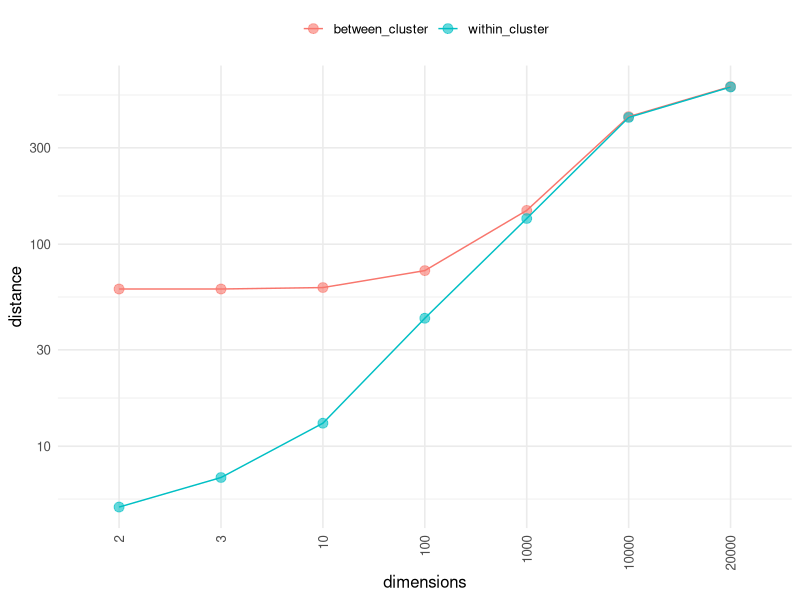
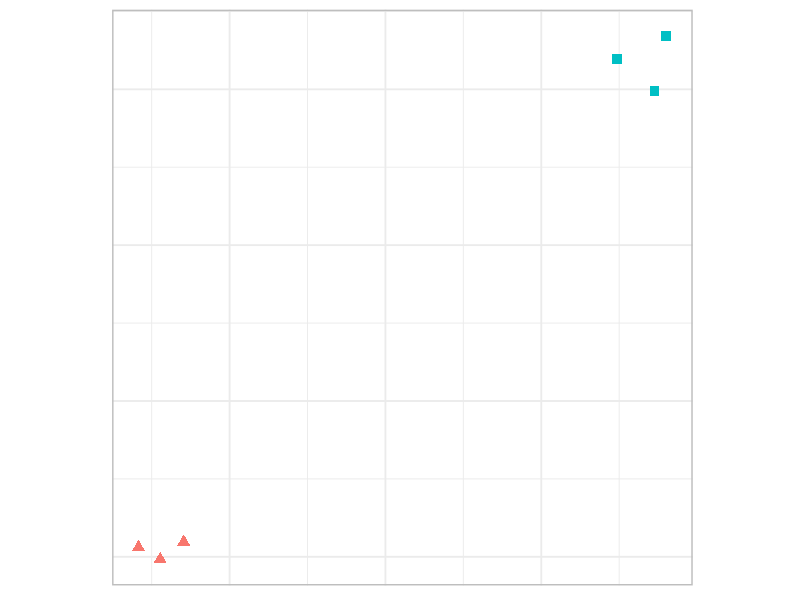
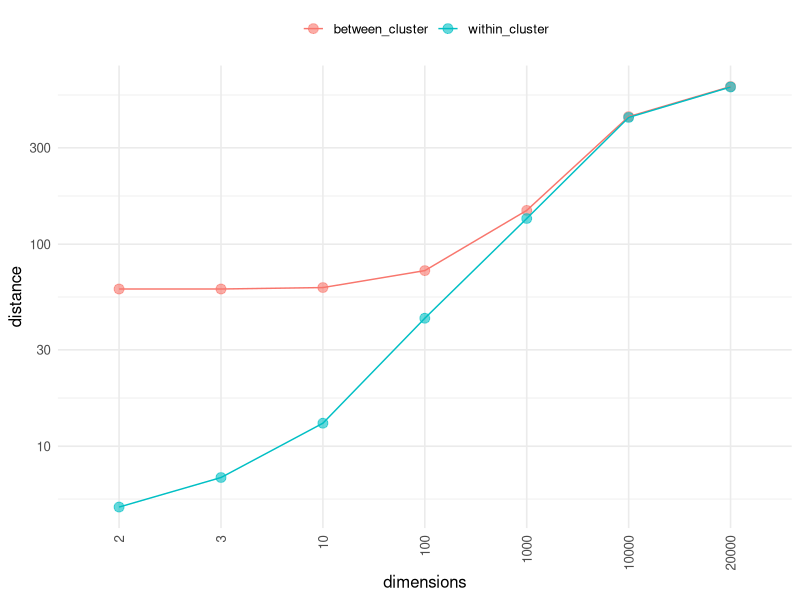
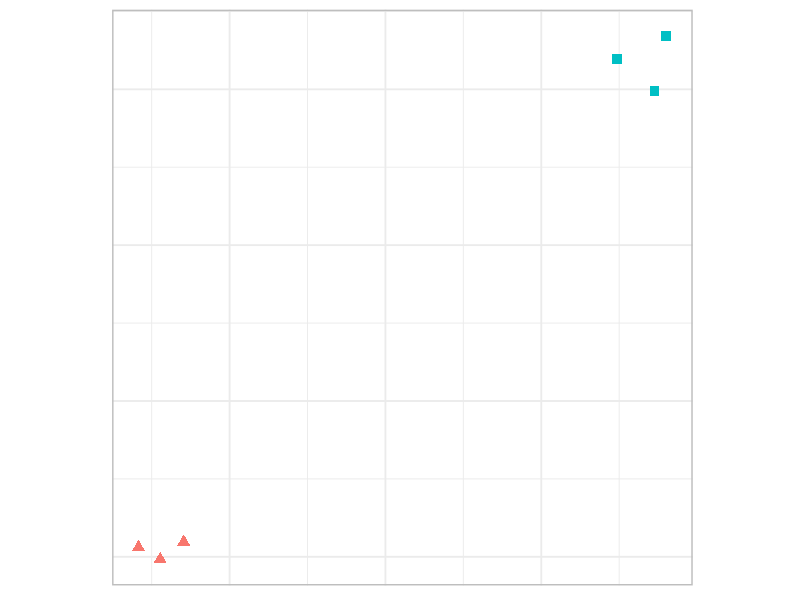

Write the R code that produced these figures, in order.
# ----------------------------------------------------------
# Creates two plots to demonstrate the curse of dimensionality

library(dplyr)
library(tidyr)
library(ggplot2)
library(here)

# ----------------------------------------------------------
# Simulate clusters with distinctly different distances between vs within
# and interatively increase the dimensionality to show how
# the notion of distance falls apart in higher dimensions.

set.seed(42)

# Parameters
dims <- c(2, 3, 10, 100, 1000, 10000, 20000)
n_per_cluster <- 3
cluster_offset <- 60     # separation between cluster centers (in 1st dimension)
cluster_sd <- 3          # standard deviation of each cluster
n_replicates <- 100      # number of random runs per dimension

# Function to simulate two clusters and compute mean distances
simulate_two_clusters <- function(dim) {
  # Generate two Gaussian clusters
  cluster1 <- matrix(rnorm(n_per_cluster * dim, mean = 0, sd = cluster_sd),
                     n_per_cluster, dim)
  cluster2 <- matrix(rnorm(n_per_cluster * dim, mean = 0, sd = cluster_sd),
                     n_per_cluster, dim)
  
  # Offset the second cluster in the first coordinate
  cluster2[, 1] <- cluster2[, 1] + cluster_offset
  
  # Combine and label clusters
  all_points <- rbind(cluster1, cluster2)
  clusters <- rep(c("Cluster1", "Cluster2"), each = n_per_cluster)

  # Compute all pairwise distances
  pairwise <- expand_grid(i = 1:nrow(all_points), j = 1:nrow(all_points)) %>%
    filter(i < j) %>%
    mutate(
      dist = sqrt(rowSums((all_points[i, ] - all_points[j, ])^2)),
      same_cluster = clusters[i] == clusters[j]
    )
  
  # Return mean distances
  tibble(
    Mean_within = mean(pairwise$dist[pairwise$same_cluster]),
    Mean_between = mean(pairwise$dist[!pairwise$same_cluster])
  )
}

# Run simulation: 100 replicates per dimension
results <- expand_grid(Dimension = dims, Replicate = 1:n_replicates) %>%
  rowwise() %>%
  mutate(vals = list(simulate_two_clusters(Dimension))) %>%
  unnest(cols = c(vals)) %>%
  group_by(Dimension) %>%
  summarise(
    avg_dist_within_cluster = round(mean(Mean_within),0),
#    SD_within = sd(Mean_within),
    avg_dist_between_cluster = round(mean(Mean_between),0),
#    SD_between = sd(Mean_between),
    ratio = round(100 *mean(Mean_within / Mean_between),0)
  )

# Show final summary
print(results)

results %>%
  rename(between_cluster = avg_dist_between_cluster,
         within_cluster = avg_dist_within_cluster) %>% 
  mutate(dimension_f = factor(Dimension)) %>%
  select(dimension_f, between_cluster, within_cluster) %>% 
  pivot_longer(cols=-dimension_f, names_to='metric', values_to='dist') %>% 
  ggplot(aes(x = dimension_f, y = dist, group = metric, color = metric)) +
  geom_point(size=3, alpha=0.6) +
  geom_line() +
  theme_minimal(base_size = 12) + 
  theme(axis.text.x = element_text(angle = 90, vjust = 0.5, hjust=1), 
        legend.title = element_blank(), 
        legend.position = 'top') +
  labs(y='distance', x='dimensions') +
  scale_y_log10()

ggsave(filename=here('source/images/clusters_faq/curse_of_dimensionality.png'), 
       height = 3, width = 4, units = 'in')

# ----------------------------------------------------------
# Simulate a 2D cluster with distinctly different distances between vs within

#----------------
set.seed(42)

# Create two clusters of 3 points each in 2D
cluster1 <- data.frame(
  x = rnorm(3, mean = 20, sd = 3),
  y = rnorm(3, mean = 20, sd = 3),
  Cluster = "Cluster 1"
)

cluster2 <- data.frame(
  x = rnorm(3, mean = 80, sd = 3),
  y = rnorm(3, mean = 80, sd = 3),
  Cluster = "Cluster 2"
)

# Combine into one dataset
data <- rbind(cluster1, cluster2)

data$shape = ifelse(data$Cluster=='Cluster 1', 17, 15)
data
# Plot with ggplot2
p = ggplot(data, aes(x = x, y = y, color = Cluster, shape=shape)) +
  geom_point(size = 3) +
  scale_shape_identity() +
  coord_equal() +
  theme_minimal(base_size = 14) +
  theme(legend.position = "none", 
        axis.title = element_blank(), 
        axis.text=element_blank(),
        panel.border = element_rect(color = "grey", fill = NA, linewidth = 1))
p

ggsave(filename=here('source/images/clusters_faq/curse_of_dimensionality_cluster2d.png'), 
  height = 1.5, width = 1.5, units = 'in')
